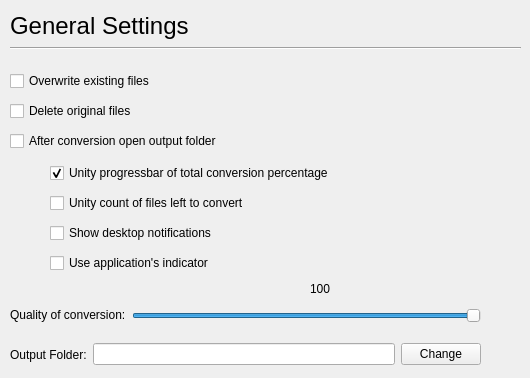
   <widget class="QWidget" name="page_4">
    <widget class="Line" name="line_4">
     <property name="geometry">
      <rect>
       <x>10</x>
       <y>40</y>
       <width>511</width>
       <height>16</height>
      </rect>
     </property>
     <property name="orientation">
      <enum>Qt::Horizontal</enum>
     </property>
    </widget>
    <widget class="QLabel" name="label_4">
     <property name="geometry">
      <rect>
       <x>10</x>
       <y>10</y>
       <width>431</width>
       <height>31</height>
      </rect>
     </property>
     <property name="font">
      <font>
       <pointsize>18</pointsize>
      </font>
     </property>
     <property name="text">
      <string>General Settings</string>
     </property>
    </widget>
    <widget class="QWidget" name="layoutWidget_1">
     <property name="geometry">
      <rect>
       <x>10</x>
       <y>300</y>
       <width>471</width>
       <height>31</height>
      </rect>
     </property>
     <layout class="QHBoxLayout" name="horizontalLayout">
      <item>
       <widget class="QLabel" name="qualityLabel_3">
        <property name="sizePolicy">
         <sizepolicy hsizetype="Fixed" vsizetype="Fixed">
          <horstretch>0</horstretch>
          <verstretch>0</verstretch>
         </sizepolicy>
        </property>
        <property name="text">
         <string>Quality of conversion:</string>
        </property>
       </widget>
      </item>
      <item>
       <widget class="QSlider" name="horizontalSlider">
        <property name="focusPolicy">
         <enum>Qt::NoFocus</enum>
        </property>
        <property name="minimum">
         <number>1</number>
        </property>
        <property name="maximum">
         <number>100</number>
        </property>
        <property name="value">
         <number>100</number>
        </property>
        <property name="orientation">
         <enum>Qt::Horizontal</enum>
        </property>
       </widget>
      </item>
     </layout>
    </widget>
    <widget class="QCheckBox" name="overwriteCheckBox">
     <property name="geometry">
      <rect>
       <x>10</x>
       <y>70</y>
       <width>471</width>
       <height>22</height>
      </rect>
     </property>
     <property name="focusPolicy">
      <enum>Qt::NoFocus</enum>
     </property>
     <property name="text">
      <string>Overwrite existing files</string>
     </property>
     <property name="checked">
      <bool>false</bool>
     </property>
    </widget>
    <widget class="QCheckBox" name="deleteOriginalCheckBox">
     <property name="geometry">
      <rect>
       <x>10</x>
       <y>100</y>
       <width>471</width>
       <height>22</height>
      </rect>
     </property>
     <property name="sizePolicy">
      <sizepolicy hsizetype="Minimum" vsizetype="Fixed">
       <horstretch>0</horstretch>
       <verstretch>0</verstretch>
      </sizepolicy>
     </property>
     <property name="focusPolicy">
      <enum>Qt::NoFocus</enum>
     </property>
     <property name="text">
      <string>Delete original files</string>
     </property>
    </widget>
    <widget class="QLabel" name="label_5">
     <property name="geometry">
      <rect>
       <x>310</x>
       <y>280</y>
       <width>41</width>
       <height>17</height>
      </rect>
     </property>
     <property name="text">
      <string>100</string>
     </property>
    </widget>
    <widget class="QCheckBox" name="UnityProgressBarCheckbox">
     <property name="geometry">
      <rect>
       <x>50</x>
       <y>162</y>
       <width>431</width>
       <height>22</height>
      </rect>
     </property>
     <property name="text">
      <string>Unity progressbar of total conversion percentage</string>
     </property>
     <property name="checked">
      <bool>true</bool>
     </property>
    </widget>
    <widget class="QCheckBox" name="UnityCountCheckbox">
     <property name="geometry">
      <rect>
       <x>50</x>
       <y>192</y>
       <width>431</width>
       <height>22</height>
      </rect>
     </property>
     <property name="text">
      <string>Unity count of files left to convert</string>
     </property>
    </widget>
    <widget class="QPushButton" name="ubuntu">
     <property name="enabled">
      <bool>true</bool>
     </property>
     <property name="geometry">
      <rect>
       <x>10</x>
       <y>200</y>
       <width>41</width>
       <height>41</height>
      </rect>
     </property>
     <property name="focusPolicy">
      <enum>Qt::NoFocus</enum>
     </property>
     <property name="text">
      <string/>
     </property>
     <property name="icon">
      <iconset theme="start-here">
       <normaloff/>
      </iconset>
     </property>
     <property name="iconSize">
      <size>
       <width>41</width>
       <height>41</height>
      </size>
     </property>
     <property name="flat">
      <bool>true</bool>
     </property>
    </widget>
    <widget class="QWidget" name="layoutWidget_9">
     <property name="geometry">
      <rect>
       <x>10</x>
       <y>340</y>
       <width>471</width>
       <height>29</height>
      </rect>
     </property>
     <layout class="QHBoxLayout" name="horizontalLayout_6">
      <item>
       <widget class="QLabel" name="label_9">
        <property name="text">
         <string>Output Folder:</string>
        </property>
       </widget>
      </item>
      <item>
       <widget class="QLineEdit" name="lineEdit">
        <property name="readOnly">
         <bool>true</bool>
        </property>
       </widget>
      </item>
      <item>
       <widget class="QPushButton" name="change_output">
        <property name="text">
         <string>Change</string>
        </property>
       </widget>
      </item>
     </layout>
    </widget>
    <widget class="QCheckBox" name="DesktopNotificationsCheckbox">
     <property name="geometry">
      <rect>
       <x>50</x>
       <y>222</y>
       <width>431</width>
       <height>22</height>
      </rect>
     </property>
     <property name="text">
      <string>Show desktop notifications</string>
     </property>
    </widget>
    <widget class="QCheckBox" name="IndicatorCheckbox">
     <property name="geometry">
      <rect>
       <x>50</x>
       <y>252</y>
       <width>431</width>
       <height>22</height>
      </rect>
     </property>
     <property name="text">
      <string>Use application's indicator</string>
     </property>
    </widget>
    <widget class="QCheckBox" name="open_output">
     <property name="geometry">
      <rect>
       <x>10</x>
       <y>130</y>
       <width>471</width>
       <height>22</height>
      </rect>
     </property>
     <property name="sizePolicy">
      <sizepolicy hsizetype="Minimum" vsizetype="Fixed">
       <horstretch>0</horstretch>
       <verstretch>0</verstretch>
      </sizepolicy>
     </property>
     <property name="focusPolicy">
      <enum>Qt::NoFocus</enum>
     </property>
     <property name="text">
      <string>After conversion open output folder</string>
     </property>
    </widget>
   </widget>
